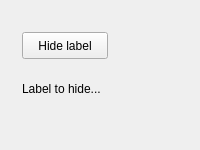
<?xml version="1.0" encoding="UTF-8"?>
<ui version="4.0">
 <class>Form</class>
 <widget class="QWidget" name="Form">
  <property name="geometry">
   <rect>
    <x>0</x>
    <y>0</y>
    <width>200</width>
    <height>150</height>
   </rect>
  </property>
  <property name="windowTitle">
   <string>Form</string>
  </property>
  <widget class="QPushButton" name="pushButton">
   <property name="geometry">
    <rect>
     <x>22</x>
     <y>32</y>
     <width>86</width>
     <height>27</height>
    </rect>
   </property>
   <property name="text">
    <string>Hide label</string>
   </property>
  </widget>
  <widget class="QLabel" name="label">
   <property name="geometry">
    <rect>
     <x>22</x>
     <y>80</y>
     <width>98</width>
     <height>17</height>
    </rect>
   </property>
   <property name="text">
    <string>Label to hide...</string>
   </property>
  </widget>
 </widget>
 <resources/>
 <connections>
  <connection>
   <sender>pushButton</sender>
   <signal>clicked()</signal>
   <receiver>label</receiver>
   <slot>hide()</slot>
   <hints>
    <hint type="sourcelabel">
     <x>70</x>
     <y>47</y>
    </hint>
    <hint type="destinationlabel">
     <x>70</x>
     <y>85</y>
    </hint>
   </hints>
  </connection>
 </connections>
</ui>
